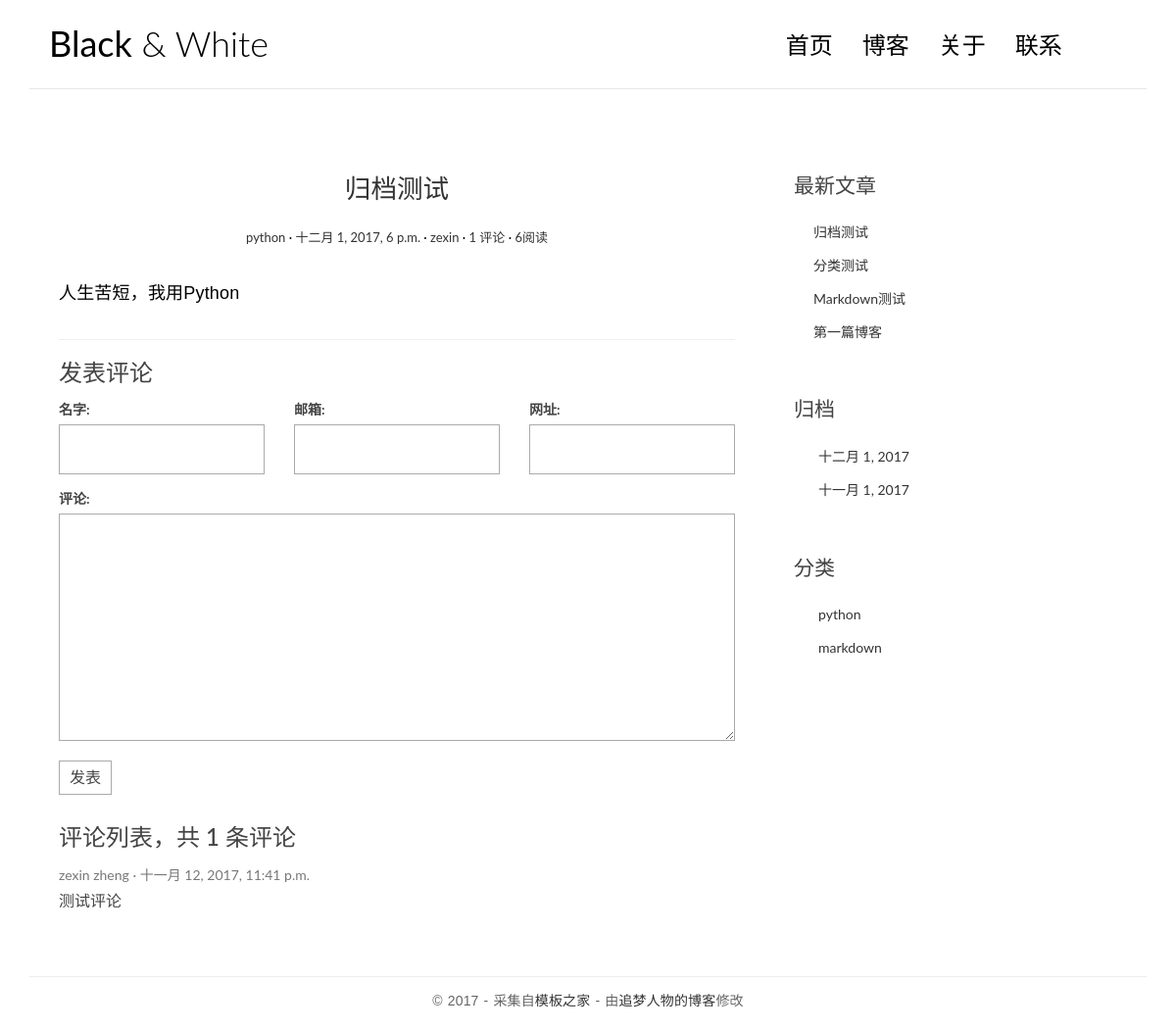
The app's page /post/4/ with its own data.
### blog/models.py (models this page shows, shortened)
class Post(models.Model):
    title = models.CharField(max_length=100)  # 标题
    body = models.TextField()  # 文章内容
    create_time = models.DateTimeField()  # 创建时间
    modified_time = models.DateTimeField()  # 最后修改时间
    excerpt = models.CharField(max_length=100, blank=True)  # 文章摘要 允许为空
    category = models.ForeignKey(Category)
    tags = models.ManyToManyField(Tag, blank=True)  # 多对多关系 允许标签为空
    author = models.ForeignKey(User)  # 文章作者
    views = models.PositiveIntegerField(default=0)  # 文章浏览数
    def get_absolute_url(self):
        return reverse('blog:detail', kwargs={'pk': self.pk})
    def increase_views(self):
        self.views += 1
        self.save(update_fields=['views'])
    class Meta:
        ordering = ['-create_time']

class Category(models.Model):
    name = models.CharField(max_length=100)
    def __str__(self):
        return self.name

### comments/models.py (models this page shows, shortened)
class Comment(models.Model):
    name = models.CharField(max_length=100)
    email = models.EmailField(max_length=255)
    url = models.URLField(blank=True)
    text = models.TextField()
    create_time = models.DateTimeField(auto_now_add=True)
    post = models.ForeignKey('blog.Post')

### blog/views.py (the view)
# urls.py: url(r'^post/(?P<pk>[0-9]+)/$', views.detail, name='detail'),
def detail(request, pk):
    post = get_object_or_404(Post, pk=pk)
    post.increase_views()  # 文章浏览数加1
    post.body = markdown.markdown(post.body, extensions=[
        'markdown.extensions.extra',
        'markdown.extensions.codehilite',  # 语法高亮拓展
        'markdown.extensions.toc',
    ])
    form = CommentForm()
    comment_list = post.comment_set.all()
    context = {
        'post': post,
        'form': form,
        'comment_list': comment_list
    }
    return render(request, 'blog/detail.html', context=context)

### comments/forms.py
class CommentForm(forms.ModelForm):
    class Meta:
        model = Comment
        fields = ['name', 'email', 'url', 'text']

### blog/templatetags/blog_tag.py (called while the page is built)
@register.simple_tag
def get_recent_posts(num=5):
    return Post.objects.all().order_by("-create_time")[:num]

@register.simple_tag
def archives():
    return Post.objects.dates("create_time", 'month', order='DESC')

@register.simple_tag
def get_categories():
    return Category.objects.all()

### templates/blog/detail.html (shortened to what this page needs)
{% extends 'base.html' %}
{% block main %}
    <article class="post post-1">
        <header class="entry-header">
            <h1 class="entry-title">
                <a href="{{ post.get_absolute_url }}">{{ post.title }}</a>
            </h1>
            <div class="entry-meta">
                <span class="post-category"><a href="{% url 'blog:category' post.category.pk %}">{{ post.category }}</a></span>
                <span class="post-date"><a href="#"><time class="entry-date"
                                                          datetime="{{ post.create_time }}">{{ post.create_time }}</time></a></span>
                <span class="post-author"><a href="#">{{ post.author }}</a></span>
                <span class="comments-link"><a href="{% url 'comments:post_comment' post.pk %}">{{ post.comment_set.count }} 评论</a></span>
                <span class="views-count"><a href="#">{{ post.views }}阅读</a></span>
            </div>
        </header>
        <div class="entry-content clearfix">{{ post.body | safe }}</div>
    </article>
    <section class="comment-area" id="comment-area">
        <hr>
        <h3>发表评论</h3>
        <form action="{% url 'comments:post_comment' post.pk %}" method="post" class="comment-form">
            <div class="row">
                <div class="col-md-4">
                    <label for="{{ form.name.id_for_label }}">名字:</label>
                    {{ form.name }}
                </div>
                <div class="col-md-4">
                    <label for="{{ form.email.id_for_label }}">邮箱:</label>
                    {{ form.email }}
                </div>
                <div class="col-md-4">
                    <label for="{{ form.url.id_for_label }}">网址:</label>
                    {{ form.url }}
                </div>
                <div class="col-md-12">
                    <label for="{{ form.text.id_for_label }}">评论:</label>
                    {{ form.text }}
                    <button type="submit" class="comment-btn">发表</button>
                </div>
            </div>
        </form>
        <div class="comment-list-panel">
            <h3>评论列表，共 <span>{{ post.comment_set.count }}</span> 条评论</h3>
            <ul class="comment-list list-unstyled">
                {% for comment in comment_list %}
                    <li class="comment-item">
                        <span class="nickname">{{ comment.name }}</span>
                        <time class="submit-date" datetime="{{ comment.create_time }}">{{ comment.create_time }}</time>
                        <div class="text">{{ comment.text }}</div>
                    </li>
                {% empty %}
                    暂无评论
                {% endfor %}
            </ul>
        </div>
    </section>
{% endblock %}

### templates/base.html (shortened to what this page needs)
{% load staticfiles %}
{% load blog_tag %}
<!DOCTYPE html>
<html>
<head>
    <link rel="stylesheet" href="{% static 'blog/css/bootstrap.min.css' %}">
    <link rel="stylesheet" href="http://code.ionicframework.com/ionicons/2.0.1/css/ionicons.min.css">
    <link rel="stylesheet" href="{% static 'blog/css/pace.css' %}">
    <link rel="stylesheet" href="{% static 'blog/css/custom.css' %}">
    <link rel="stylesheet" href="{% static 'blog/css/highlights/emacs.css' %}">
</head>
<body>
<div class="container">
    <header id="site-header">
        <div class="row">
            <div class="col-md-4 col-sm-5 col-xs-8">
                <div class="logo">
                    <h1><a href="{% url 'blog:index' %}"><b>Black</b> &amp; White</a></h1>
                </div>
            </div>
            <div class="col-md-8 col-sm-7 col-xs-4">
                <nav class="main-nav" role="navigation">
                    <div class="collapse navbar-collapse" id="bs-example-navbar-collapse-1">
                        <ul class="nav navbar-nav navbar-right">
                            <li class="cl-effect-11"><a href="{% url 'blog:index' %}" data-hover="首页">首页</a></li>
                            <li class="cl-effect-11"><a href="#" data-hover="博客">博客</a></li>
                            <li class="cl-effect-11"><a href="#" data-hover="关于">关于</a></li>
                            <li class="cl-effect-11"><a href="#" data-hover="联系">联系</a></li>
                        </ul>
                    </div>
                </nav>
            </div>
        </div>
    </header>
</div>
<div class="content-body">
    <div class="container">
        <div class="row">
            <main class="col-md-8">
                {% block main %}
                {% endblock %}
            </main>
            <aside class="col-md-4">
            </aside>
            <aside class="col-md-4">
                <div class="widget widget-recent-posts">
                    <h3 class="widget-title">最新文章</h3>
                    {% get_recent_posts as recent_post_list %}
                    <ul>
                        {% for post in recent_post_list %}
                            <li><a href="{{ post.get_absolute_url }}">{{ post.title }}</a></li>
                        {% empty %}
                            暂时没有发布的文章！
                        {% endfor %}
                    </ul>
                </div>
                <div class="widget widget-archives">
                    <h3 class="widget-title">归档</h3>
                    {% archives as data_list %}
                    <ul>
                        {% for data in data_list %}
                            <li><a href="{% url 'blog:archives' data.year data.month %}">{{ data }}</a></li>
                        {% empty %}
                            暂无归档
                        {% endfor %}
                    </ul>
                </div>
                <div class="widget widget-category">
                    <h3 class="widget-title">分类</h3>
                    {% get_categories as categories_list %}
                    <ul>
                        {% for categories in  categories_list %}
                            <li><a href="{% url 'blog:category' categories.pk %}">{{ categories }}</a></li>
                        {% empty %}
                            暂无分类
                        {% endfor %}
                    </ul>
                </div>
            </aside>
        </div>
    </div>
</div>
<footer id="site-footer">
    <div class="container">
        <div class="row">
            <div class="col-md-12">
                <p class="copyright">&copy 2017 - 采集自<a href="http://www.cssmoban.com/"
                                                        target="_blank" title="模板之家">模板之家</a>
                    - 由<a href="http://zmrenwu.com/" title="网页模板" target="_blank">追梦人物的博客</a>修改
                </p>
            </div>
        </div>
    </div>
</footer>
</body>
</html>

### blog/static/blog/css/custom.css (style rules this page uses)
* { outline: none; }
h1, h2, h3, h4, h5, h6 { margin-top: 0; }
b { font-weight: 400; }
a { color: #333; }
body { color: #444; font-family: 'Lato', sans-serif; }
p { font-family: 'Ubuntu', sans-serif; font-weight: 400; word-spacing: 1px; letter-spacing: 0.01em; }
#site-header { background-color: #FFF; padding: 25px 20px; margin-bottom: 40px; border-bottom: 1px solid #e7e7e7; }
.logo h1 a { color: #000; }
.logo h1 { margin: 0; font-family: 'Lato', sans-serif; font-weight: 300; }
.main-nav { margin-top: 11px; max-width: 95%; }
.main-nav a { color: #000000 !important; padding: 0 0 5px 0 !important; margin-right: 30px; font-family: 'Lato', sans-serif; font-weight: 300; font-size: 24px; }
.cl-effect-11 a { padding: 10px 0; color: #0972b4; text-shadow: none; }
.cl-effect-11 a::before { position: absolute; top: 0; left: 0; overflow: hidden; padding: 0 0 5px 0 !important; max-width: 0; border-bottom: 1px solid #000; color: #000; content: attr(data-hover); white-space: nowrap; -webkit-transition: max-width 0.5s; -moz-transition: max-width 0.5s; transition: max-width 0.5s; }
.content-body { padding-bottom: 4em; }
.post { background: #fff; padding: 30px 30px 0; }
.entry-title { text-align: center; font-size: 1.9em; margin-bottom: 20px; line-height: 1.6; padding: 10px 20px 0; }
.entry-meta { text-align: center; color: #DDDDDD; font-size: 13px; margin-bottom: 30px; }
.entry-content { font-size: 18px; line-height: 1.9; font-weight: 300; color: #000; }
.post-category::after, .post-date::after, .post-author::after, .comments-link::after { content: ' ·'; color: #000; }
.widget { background: #fff; padding: 30px 0 0; }
.widget-title { font-size: 1.5em; margin-bottom: 20px; line-height: 1.6; padding: 10px 0 0; font-weight: 400; }
.widget-recent-posts ul { padding: 0; margin: 0; padding-left: 20px; }
.widget-recent-posts ul li { list-style-type: none; position: relative; line-height: 170%; margin-bottom: 10px; }
.widget-recent-posts ul li::before { content: '\f3d3'; font-family: "Ionicons"; position: absolute; left: -17px; top: 3px; font-size: 16px; color: #000; }
.widget-archives ul { padding: 0; margin: 0; padding-left: 25px; }
.widget-archives ul li { list-style-type: none; position: relative; line-height: 170%; margin-bottom: 10px; }
.widget-archives ul li::before { content: '\f3f3'; font-family: "Ionicons"; position: absolute; left: -25px; top: 1px; font-size: 16px; color: #000; }
.widget-category ul { padding: 0; margin: 0; padding-left: 25px; }
.widget-category ul li { list-style-type: none; position: relative; line-height: 170%; margin-bottom: 10px; }
.widget-category ul li::before { content: '\f3fe'; font-family: "Ionicons"; position: absolute; left: -25px; top: 1px; font-size: 18px; color: #000; }
#site-footer { padding-top: 10px; padding: 0 0 1.5em 0; }
.copyright { text-align: center; padding-top: 1em; margin: 0; border-top: 1px solid #eee; color: #666; }
.contact-form input, .comment-form input { border: 1px solid #aaa; margin-bottom: 15px; width: 100%; padding: 15px 15px; font-size: 16px; line-height: 100%; transition: 0.4s border-color linear; }
.contact-form textarea, .comment-form textarea { border: 1px solid #aaa; margin-bottom: 15px; width: 100%; padding: 15px 15px; font-size: 16px; line-height: 20px !important; min-height: 183px; transition: 0.4s border-color linear; }
.comment-area { padding: 0 30px 0; }
.comment-form { margin-top: 15px; }
.comment-form .comment-btn { background-color: #fff; border: 1px solid #aaa; font-size: 16px; padding: 5px 10px; }
.comment-list-panel { margin-top: 30px; }
.comment-list { margin-top: 15px; }
.comment-item .nickname, .comment-item .submit-date { color: #777; font-size: 14px; }
.comment-item .nickname:after { content: ' ·'; }
.comment-item .text { padding-top: 5px; font-size: 16px; }

### records on screen
Post: title "归档测试", category "python", create_time "十二月 1, 2017, 6 p.m.", author "zexin", comment_set.count "1", views "6", body "人生苦短，我用Python"
Comment: name "zexin zheng", create_time "十一月 12, 2017, 11:41 p.m.", text "测试评论"
Post: title "分类测试"
Post: title "Markdown测试"
Post: title "第一篇博客"
Category: name "python"
Category: name "markdown"

### other values on screen
{{ data }} "十二月 1, 2017" "十一月 1, 2017"
